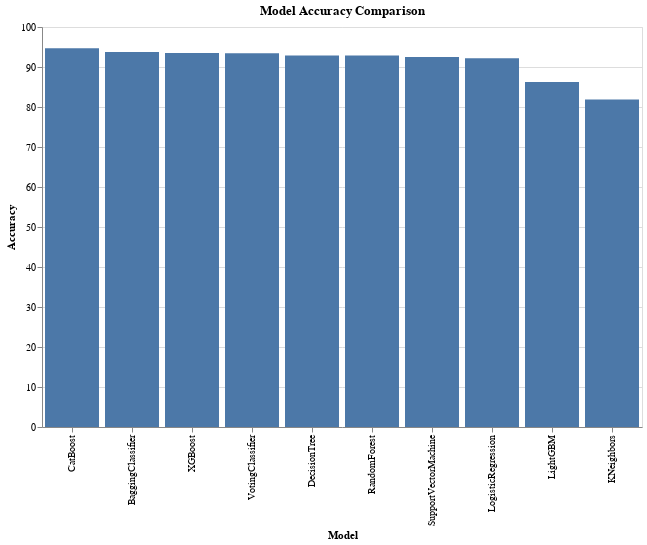

Notebook cell for this chart:
### Code cell
#Model Accuracy Comparison

import altair as alt

# Create a bar chart to visualize model accuracy
chart = alt.Chart(results_df).mark_bar().encode(
    x=alt.X('Model', sort='-y'),  # Sort models by accuracy in descending order
    y='Accuracy',
    tooltip=['Model', 'Accuracy']  # Show model and accuracy on hover
).properties(
    title='Model Accuracy Comparison',
    width=600,  # Set the width of the chart
    height=400  # Set the height of the chart
)

chart

### Figure 1 — Vega-Lite specification as saved in the notebook (floating-point values rounded to 4 significant figures)
{"config": {"view": {"continuousWidth": 300, "continuousHeight": 300}}, "data": {"name": "data-a4debd2df3955ad35c426e8ab06dc674"}, "mark": {"type": "bar"}, "encoding": {"tooltip": [{"field": "Model", "type": "nominal"}, {"field": "Accuracy", "type": "quantitative"}], "x": {"field": "Model", "sort": "-y", "type": "nominal"}, "y": {"field": "Accuracy", "type": "quantitative"}}, "height": 400, "title": "Model Accuracy Comparison", "width": 600, "$schema": "https://vega.github.io/schema/vega-lite/v5.20.1.json", "datasets": {"data-a4debd2df3955ad35c426e8ab06dc674": [{"Model": "LogisticRegression", "Accuracy": 92.17}, {"Model": "SupportVectorMachine", "Accuracy": 92.51}, {"Model": "DecisionTree", "Accuracy": 92.85}, {"Model": "RandomForest", "Accuracy": 92.85}, {"Model": "BaggingClassifier", "Accuracy": 93.77}, {"Model": "VotingClassifier", "Accuracy": 93.43}, {"Model": "KNeighbors", "Accuracy": 81.9}, {"Model": "CatBoost", "Accuracy": 94.7}, {"Model": "XGBoost", "Accuracy": 93.52}, {"Model": "LightGBM", "Accuracy": 86.28}]}}
